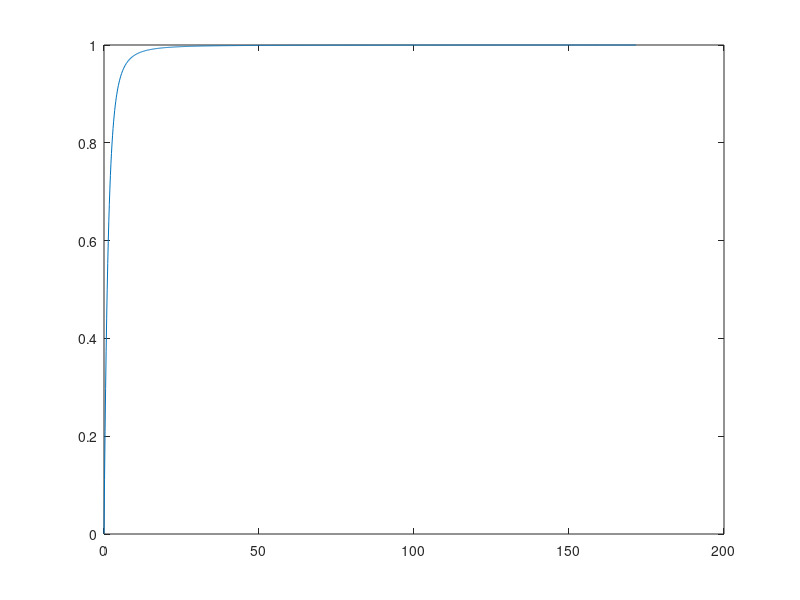

Write MATLAB code to recreate this figure.
%% Thrust Coefficient and Stuff
% Alec Bills, Carnegie Mellon University
% April 17, 2019

R=90/2;
T=32970.22;
rho=1.225;
V_max=171.6;

V=linspace(0,V_max,1000);
T_c=2.*T./(V.*V.*rho.*pi.*R.*R);
eta_prop=2./(1+sqrt(1+T_c));
figure(1)
plot(V,eta_prop);

